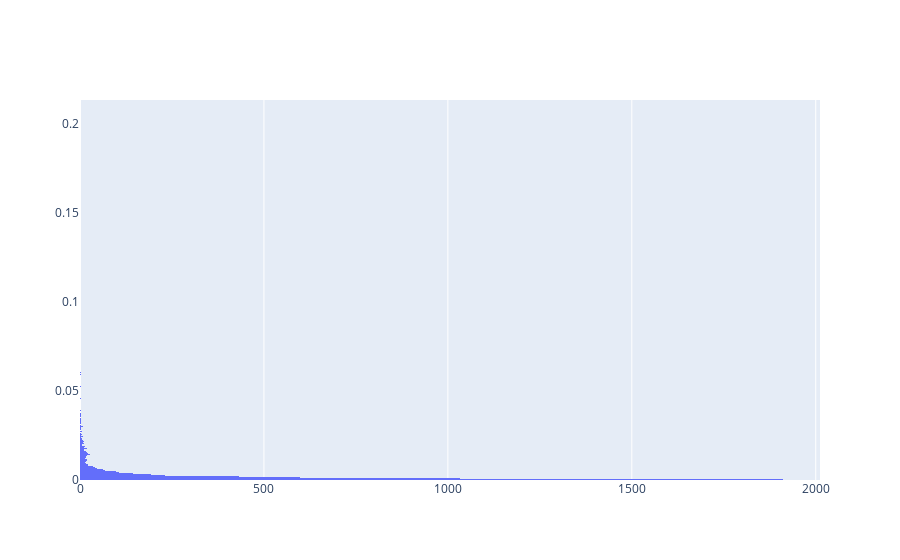

Notebook code for this chart:
### Code cell
c = []
for f in new_list:
    df = pd.read_csv(f, index_col = 0)
    c.extend(df.loc[:,['chasee_Trajec_curv','chaser_Trajec_curv']].values)
c = np.concatenate(c)
min_c, max_c = np.nanmin(c), np.nanmax(c)

fig = go.Figure()
fig.add_trace(go.Histogram(histfunc="count",
                           y=c))

### Figure 1 — Plotly figure (JSON) as saved in the notebook; plotly's stock layout.template omitted (floating-point values rounded to 4 significant figures; data arrays with more than 128 entries replaced by an {"elided": "..."} marker saying what was removed)
{"data": [{"histfunc": "count", "type": "histogram", "y": {"elided": "6050 float values"}}], "layout": {}}
